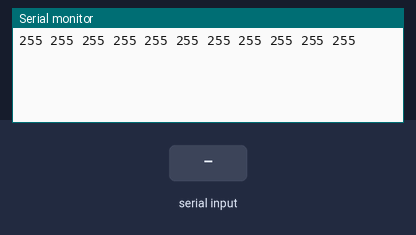
Recording of a sketch running on a simulated Arduino Uno, built with avr-gcc and run on an emulated ATmega328P. On the bench: the last lines printed to the serial monitor. The inputs (shaded band) are chosen by the test bench.

Above: at 2.2 s.
2.3 s: "1" received over the second serial link
At 5.4 s:
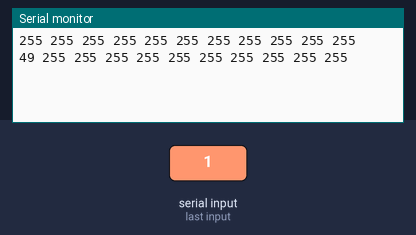
5.6 s: "0" received over the second serial link
8.9 s: "2" received over the second serial link
At 10.0 s:
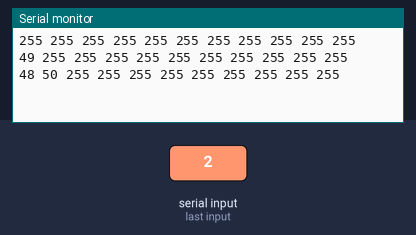
Timing chart, 0 to 11.9 s (numbered marks = the images above; inputs shaded):
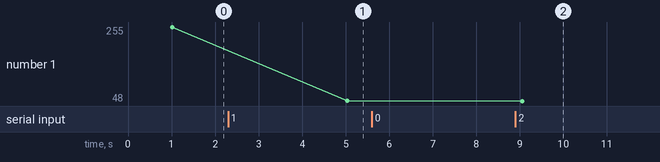

Measured:
- after the input at 2.3 s, the serial monitor: prints a new line after 2.7 s (image 1)
- after the input at 8.9 s, the serial monitor: prints a new line after 0.16 s (image 2)
- plotted number 1: 255 → 49 after the input at 2.3 s

The sketch:

Npk.ino
```cpp
#include <SoftwareSerial.h>
#include <Wire.h>

// RE and DE Pins set the RS485 module
// to Receiver or Transmitter mode
#define RE 15 //D8
#define DE 13 //D7

// Modbus RTU requests for reading NPK values
const byte query[] = {0x01, 0x03, 0x00, 0x00, 0x00, 0x03, 0x05, 0xCB};

// A variable used to store NPK values
byte response[11];

// Sets up a new SoftwareSerial object
SoftwareSerial mod(0, 2); //(RO,DI)-(D3,D4)

void setup() {
  // Set the baud rate for the Serial port
  Serial.begin(9600);


  // Set the baud rate for the SerialSoftware object
  mod.begin(9600);

  // Define pin modes for RE and DE
  pinMode(RE, OUTPUT);
  pinMode(DE, OUTPUT);
  delay(1000);
}

void loop() {

  byte nitro, phos, potas;

  NPKFunc();

  nitro = response[4];
  phos = response[6];
  potas = response[8];
  delay(4000);
}

void NPKFunc() {

  digitalWrite(DE, HIGH);
  digitalWrite(RE, HIGH);
  delay(10);
  if (mod.write(query, sizeof(query)) == 8) {
    digitalWrite(DE, LOW);
    digitalWrite(RE, LOW);
    for (byte i = 0; i < 11; i++) {
      response[i] = mod.read();
      Serial.print(response[i],DEC);
      Serial.print(" ");
    }
    Serial.println();
  }
}
```
